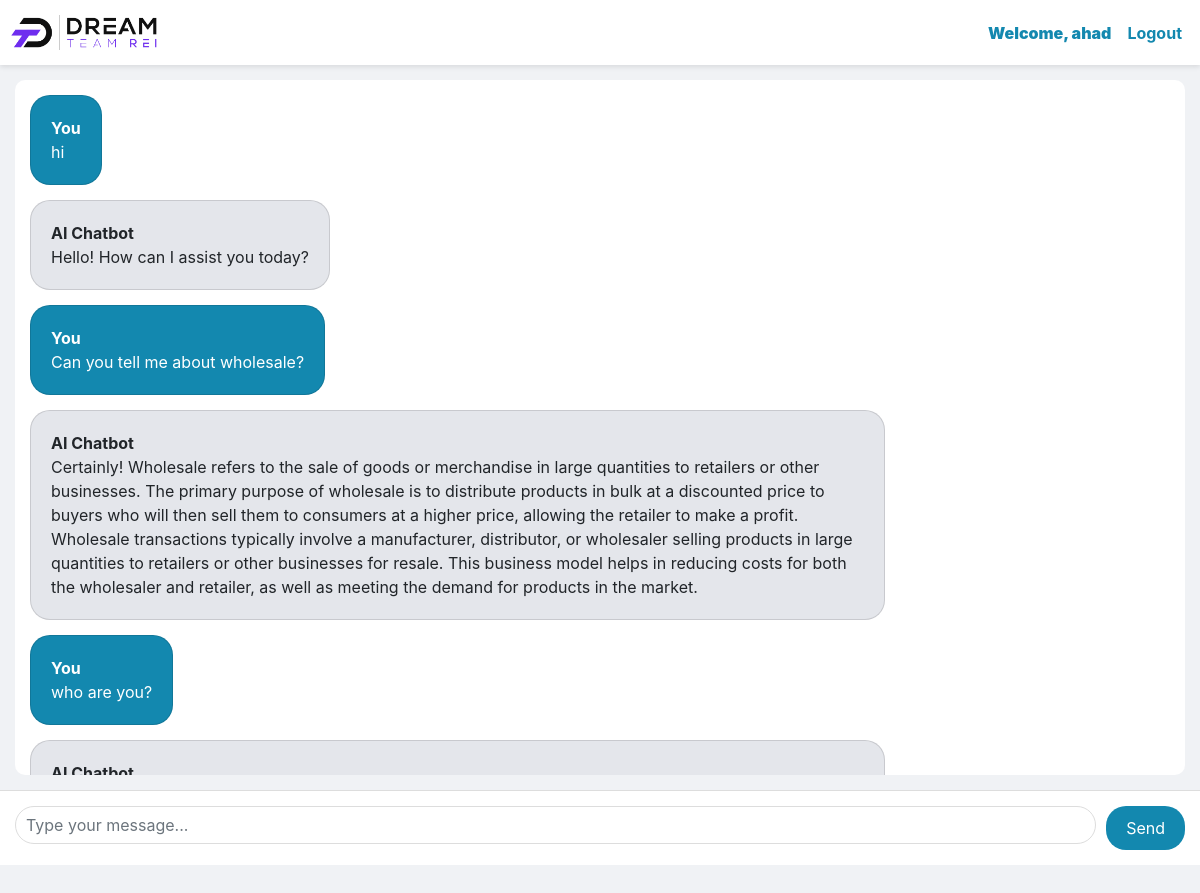
Screenshot of / (signed in) with the database file from the repository.
### chatbot/models.py (models this page shows, shortened)
class Chat(models.Model):
    user = models.ForeignKey(User, on_delete=models.CASCADE)
    message = models.TextField()
    response = models.TextField()
    created_at = models.DateTimeField(auto_now_add=True)

### chatbot/views.py (the view)
# urls.py: path('', views.chatbot, name='chatbot'),
@login_required(login_url='login')
def chatbot(request):
    chats = Chat.objects.filter(user=request.user.id)
    if request.method == 'POST':
        message = request.POST.get('message')
        response = ask_openai(message)
        chat = Chat(user=request.user, message=message, response=response, created_at=timezone.now())
        chat.save()
        return JsonResponse({'message': message, 'response': response})
    return render(request, 'chatbot.html', {'chats': chats})

### templates/chatbot.html (shortened to what this page needs)
{% extends 'base.html' %}
{% load static %}
{% block content %}
<nav class="navbar navbar-expand-lg navbar-light">
    <a class="navbar-brand" href="#">
        <img src="{% static 'images/logo.png' %}" alt="Logo">
    </a>
    <div class="collapse navbar-collapse" id="navbarNav">
        <ul class="navbar-nav ml-auto">
            {% if user.is_authenticated %}
            <li class="nav-item">
                <a class="nav-link" href="#"><b>Welcome, {{ user.username }}</b></a>
            </li>
            <li class="nav-item">
                <a class="nav-link" href="{% url 'logout' %}">Logout</a>
            </li>
            {% endif %}
        </ul>
    </div>
</nav>
<div class="chat-container">
    <div class="messages-box">
        <ul class="list-unstyled messages-list">
            {% for chat in chats %}
            {% if chat.user == request.user %}
            <li class="message sent">
                <div class="card message-card">
                    <div class="card-body">
                        <div class="message-sender">
                            <b>You</b>
                        </div>
                        <div class="message-content">
                            {{ chat.message }}
                        </div>
                    </div>
                </div>
            </li>
            <li class="message received">
                <div class="card message-card">
                    <div class="card-body">
                        <div class="message-sender">
                            <b>AI Chatbot</b>
                        </div>
                        <div class="message-content">
                            {{ chat.response }}
                        </div>
                    </div>
                </div>
            </li>
            {% endif %}
            {% endfor %}
        </ul>
    </div>
    <form class="message-form">
        <input type="text" class="form-control message-input" placeholder="Type your message...">
        <button type="submit" class="btn btn-send">Send</button>
    </form>
</div>
{% endblock %}

### templates/chatbot.html (style rules this page uses)
body, html { height: 100%; background-color: #f0f2f5; }
.chat-container { height: 100%; display: flex; flex-direction: column; }
.messages-box { flex: 1; overflow-y: auto; padding: 15px; background-color: #fff; border-radius: 10px; margin: 15px; }
.messages-list { padding-left: 0; }
.message { margin-bottom: 15px; list-style: none; }
.message-card { border-radius: 20px; max-width: 75%; display: inline-block; }
.sent .message-card { background-color: #1388af; color: white; align-self: flex-end; }
.received .message-card { background-color: #e4e6eb; align-self: flex-start; }
.message-form { display: flex; padding: 15px; background-color: #fff; border-top: 1px solid #ddd; }
.message-input { flex: 1; border-radius: 20px; border: 1px solid #ddd; padding: 10px; margin-right: 10px; }
.btn-send { background-color: #1388af; color: white; border: none; border-radius: 20px; padding: 10px 20px; }
.navbar { background-color: #fff; padding: 10px; box-shadow: 0 2px 5px rgba(0, 0, 0, 0.1); }
.navbar-brand img { width: 150px; }
.nav-link { color: #1388af !important; font-weight: bold; }

### rows the page displays
Chat: message "hi", response "Hello! How can I assist you today?"
Chat: message "Can you tell me about wholesale?", response "Certainly! Wholesale refers to the sale of goods or merchandise in large quantities to retailers or other businesses. The primary purpose of wholesale is to distribute products in bulk at a discounted price to buyers who will then sell them to consumers at a higher price, allowing the retailer to make a profit. Wholesale transactions typically involve a manufacturer, distributor, or wholesaler selling products in large quantities to retailers or other businesses for resale. This business model helps in reducing costs for both the wholesaler and retailer, as well as meeting the demand for products in the market."
Chat: message "who are you?"

### other values shown
{{ user.username }} "ahad"
